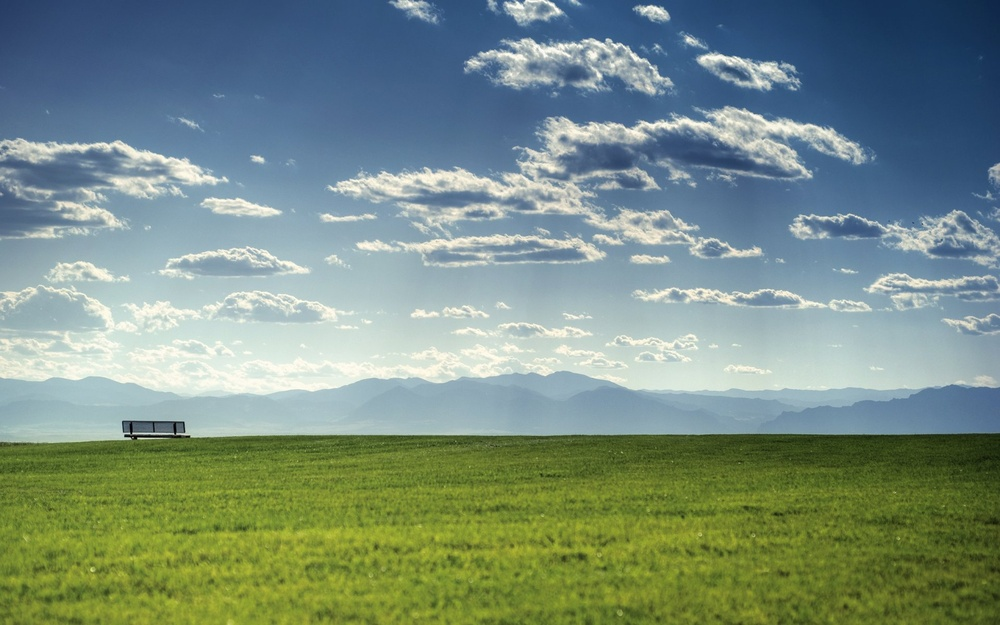
#> input picture mount_field.jpg, 1000 x 625 px, shrunk from 1920 x 1200 before the run
$ jupyter execute lab1_1.ipynb   (older library calls are emulated)
#> lines starting #> are read from the running program, lines starting #| are printed output that depends on the picture; after the words box and inside, x2 and y2 are one past the last pixel; in counts of white or black regions, pixels touching at a corner belong together
[cell 1]
from scipy import ndimage, datasets
import numpy as np
from matplotlib import pyplot as plt
import cv2

[cell 2]
image = cv2.imread('mount_field.jpg', cv2.IMREAD_GRAYSCALE)
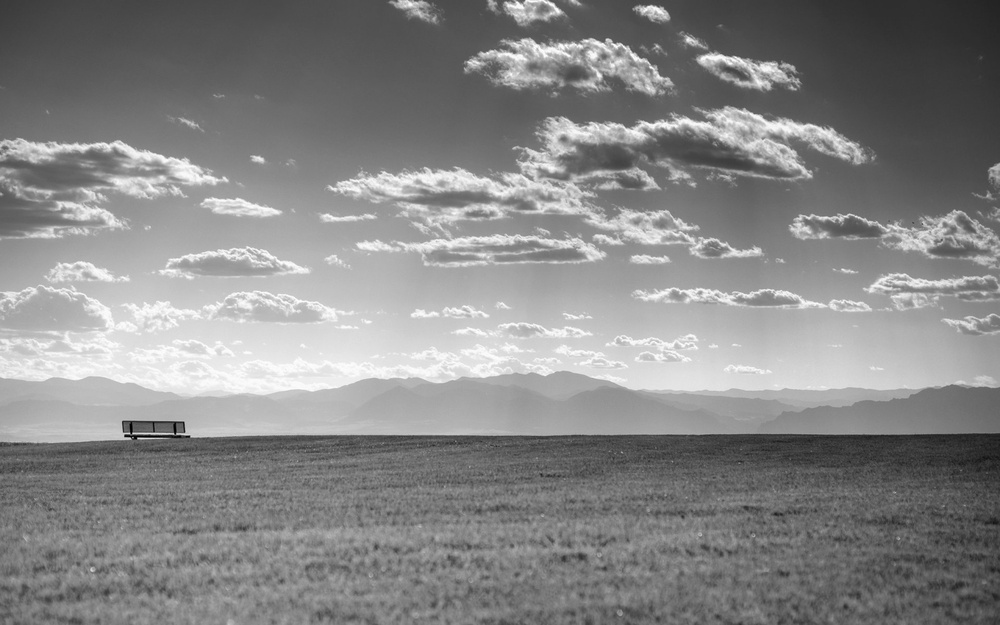
#> image: shape (625, 1000); min 0, max 255, mean 134.6
# cv2.imshow('image', image)
# cv2.waitKey(0)
# cv2.destroyAllWindows()

[cell 3]
k = np.array([[-1]*50,[0]*50,[1]*50])
fig, (ax1, ax2) = plt.subplots(1, 2)
result0 = ndimage.gaussian_filter(image, sigma=2)
result1 = ndimage.convolve(image, k, mode='nearest')
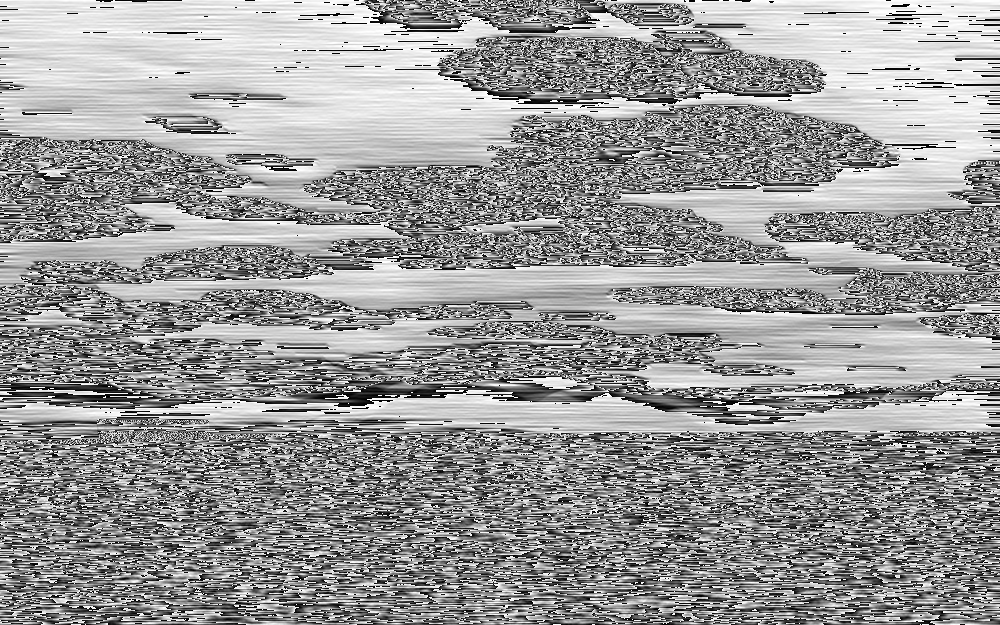
#> result1: shape (625, 1000); min 0, max 255, mean 152.5
plt.gray()
ax1.imshow(image)
ax2.imshow(result1)
plt.show()
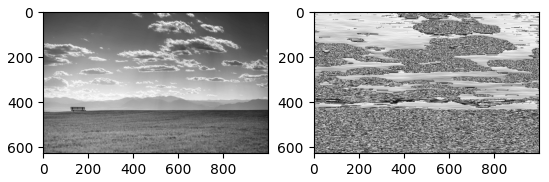
#> figure drawn by matplotlib, 2 panels

[cell 4]
threshold_value = 100
ret, thresholded = cv2.threshold(result1, threshold_value, 255, cv2.THRESH_BINARY)
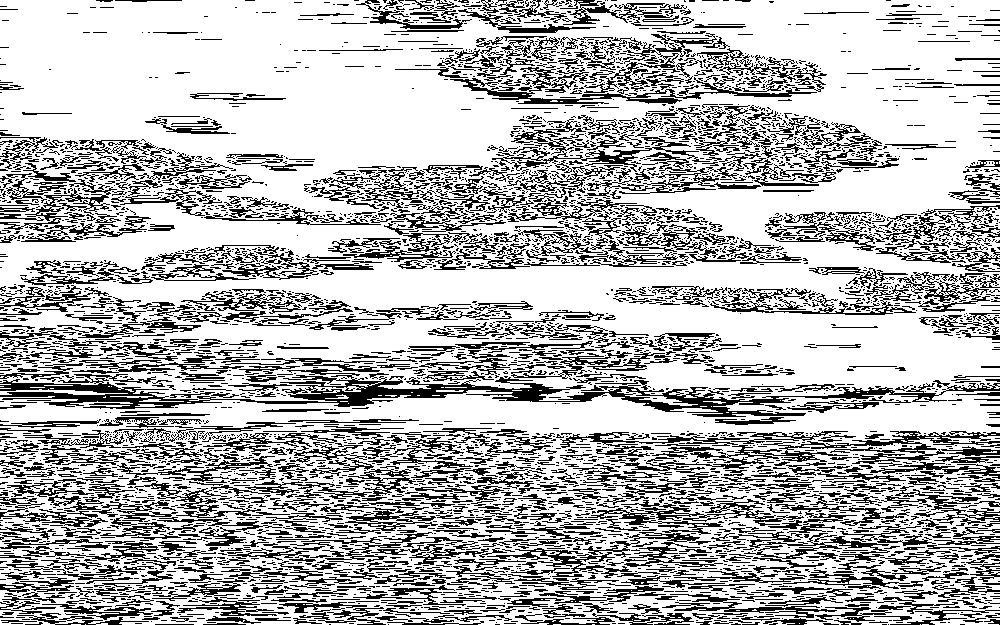
#> thresholded: shape (625, 1000); 71.8% white; black in thin lines or dots
#> ret = 100
fig, (ax1, ax2) = plt.subplots(1, 2)

sobel_x = cv2.Sobel(image, cv2.CV_64F, 0, 1, ksize=3)
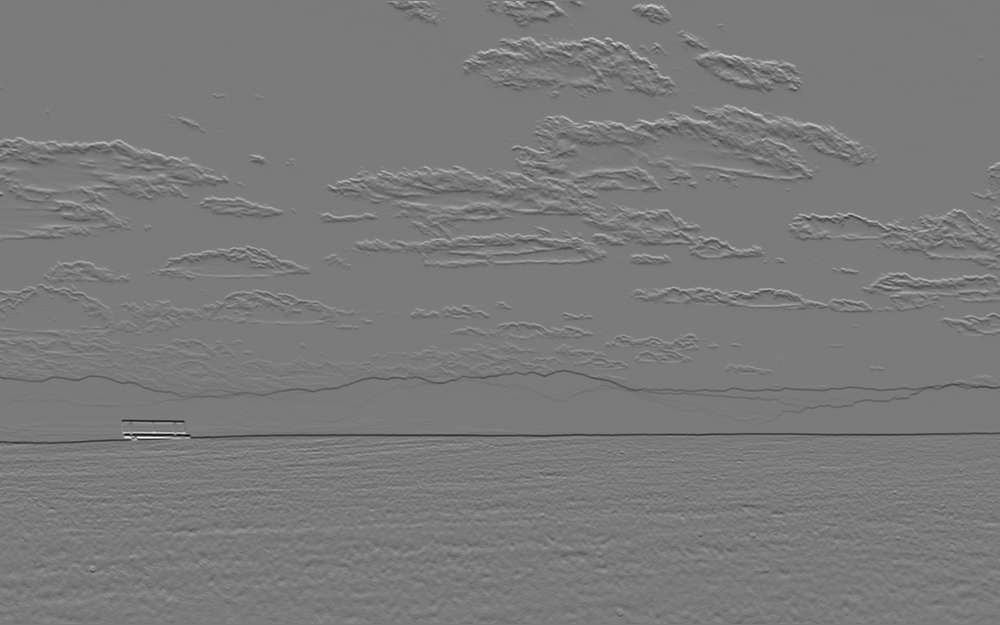
#> sobel_x: shape (625, 1000) float64; min -818, max 882, mean 0.4; drawn with min black and max white
sobel_x = np.uint8(np.absolute(sobel_x))
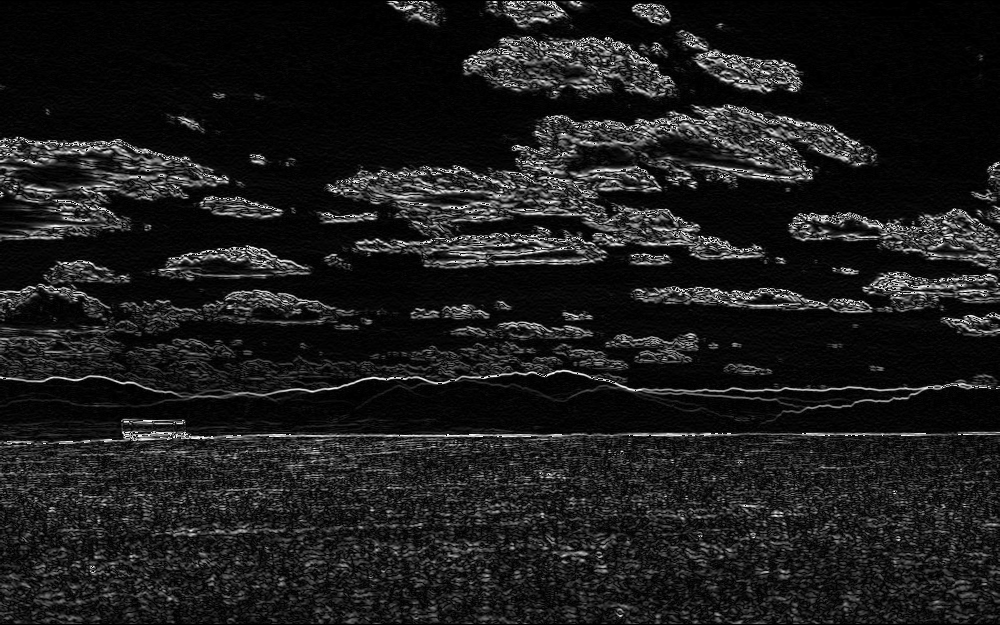
#> sobel_x: shape (625, 1000); min 0, max 255, mean 28.2

threshold_value = 100
ret, thresholded = cv2.threshold(sobel_x, threshold_value, 255, cv2.THRESH_BINARY)
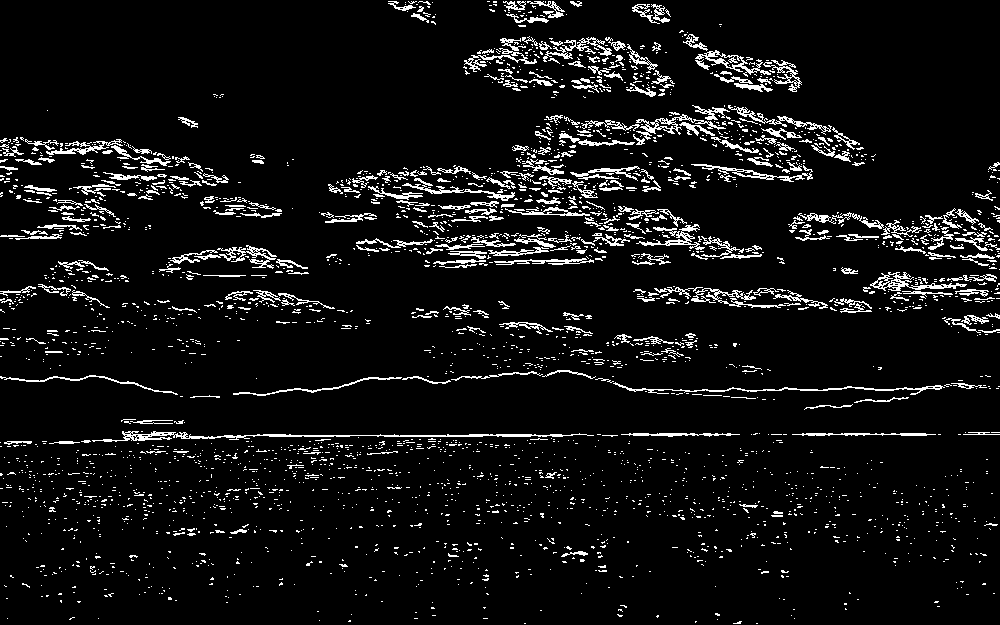
#> thresholded: shape (625, 1000); 6.7% white in thin lines or dots

# Отображение исходного изображения с нарисованной горизонтальной линией
ax1.imshow(thresholded)
ax2.imshow(result0)
plt.show()

[cell 5]
contours, _ = cv2.findContours(thresholded, cv2.RETR_EXTERNAL, cv2.CHAIN_APPROX_SIMPLE)
#> contours = 3121 contours, 2925 with area under 20; largest, box (x1, y1, x2, y2) and area: (92, 431, 594, 442) 718, (870, 272, 967, 291) 515, (695, 50, 771, 77) 484, (636, 114, 726, 140) 405, (691, 164, 813, 182) 352

# Инициализация переменных для хранения информации о наиболее горизонтальном контуре
max_aspect_ratio = 0
most_horizontal_contour = None

fig, (ax1, ax2) = plt.subplots(1, 2)

# Проход по всем контурам
for contour in contours:
    # Вычисление ограничивающего прямоугольника для контура
    x, y, w, h = cv2.boundingRect(contour)

    # Вычисление соотношения ширины к высоте для текущего контура
    aspect_ratio = w / h

    # Если соотношение ширины к высоте текущего контура больше, чем у ранее найденных
    # наиболее горизонтальных контуров, обновляем информацию о наиболее горизонтальном контуре
    if aspect_ratio > max_aspect_ratio:
        max_aspect_ratio = aspect_ratio
        most_horizontal_contour = contour
#> this loop made 3121 passes
#> (x, y, w, h, aspect_ratio, max_aspect_ratio, most_horizontal_contour) on passes 1, 9, 251, 814, 1420: (756, 623, 2, 1, 2, 2, [[756, 623], [757, 623]]), (483, 618, 5, 1, 5, 5, [[483, 618], [487, 618]]), (672, 547, 6, 1, 6, 6, [[672, 547], [677, 547]]), (250, 488, 10, 1, 10, 10, [[250, 488], [259, 488]]), (771, 434, 11, 1, 11, 11, [[771, 434], [781, 434]])
#> (x, y, w, h, aspect_ratio, max_aspect_ratio) on passes 3, 721, 807, 1395, 1424: (733, 621, 9, 3, 3, 3), (84, 496, 13, 2, 6.5, 6.5), (227, 489, 14, 2, 7, 7), (49, 441, 31, 3, 10.33, 10.33), (792, 433, 144, 3, 48, 48)
#> after the loop, max_aspect_ratio = 48; most_horizontal_contour = contour of 74 points, box (x1, y1, x2, y2) (792, 433, 936, 436), area 147

# Нарисовать наиболее горизонтальный контур на изображении
cv2.drawContours(result0, [most_horizontal_contour]*10, -1, (0, 255, 0), 2)
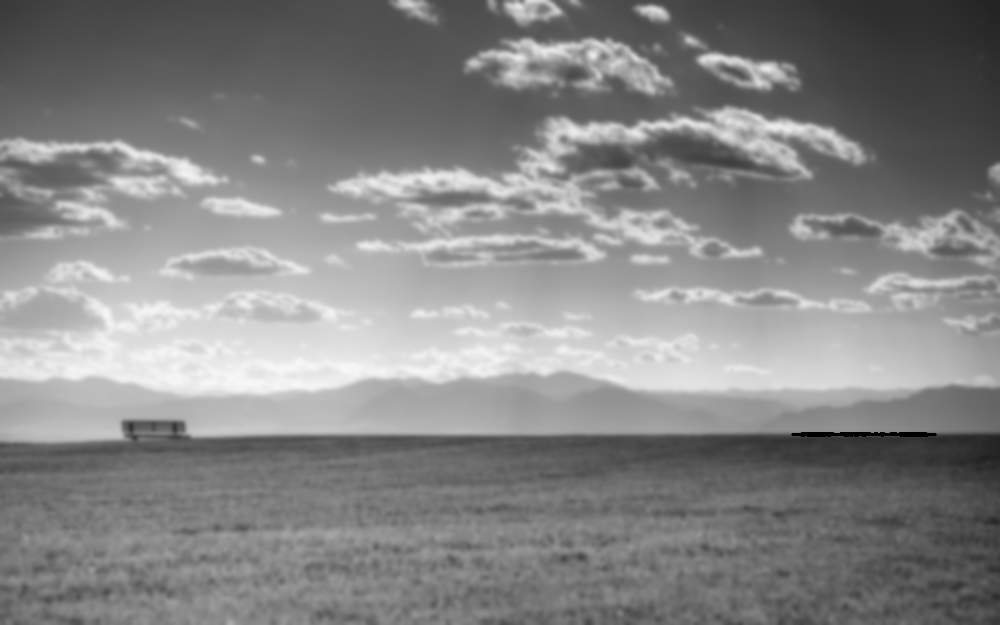
#> result0: shape (625, 1000); min 0, max 248, mean 133.5

# Отображение изображения с наиболее горизонтальным контуром
ax1.imshow(result0)
ax2.imshow(result0)
plt.show()
